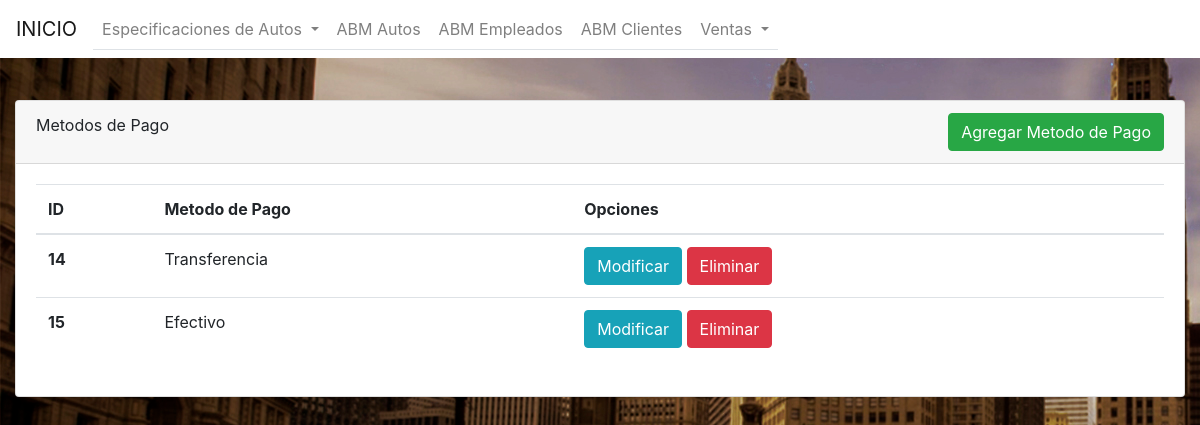
/tipo_pago_index.php, run on the app's committed database.
### tables this page shows
CREATE TABLE `tipo_pago` (
  `id` int(40) NOT NULL,
  `metodo_pago` varchar(45) NOT NULL
);

### tipo_pago_index.php (the view, shortened to what this page needs)
<!DOCTYPE html>
<html lang="en">
<head>
    <link rel="stylesheet" href="https://stackpath.bootstrapcdn.com/bootstrap/4.5.0/css/bootstrap.min.css">
    <nav class="navbar fixed-top navbar-expand-lg navbar-light bg-white">
        <a class="navbar-brand" href="index.php">INICIO</a>
        <div class="collapse navbar-collapse" id="navbarNav">
            <ul class="navbar-nav nav-tabs">
                <li class="nav-item dropdown">
                    <a class="nav-link dropdown-toggle" href="#" id="navbarDropdown" role="button" data-toggle="dropdown" aria-haspopup="true" aria-expanded="false">
                        Especificaciones de Autos
                    </a>
                </li>
                <li class="nav-item">
                    <a class="nav-link" href="autos_index.php">ABM Autos</a>
                </li>
                <li class="nav-item">
                    <a class="nav-link" href="empleado_index.php">ABM Empleados</a>
                </li>
                <li class="nav-item">
                    <a class="nav-link" href="cliente_index.php">ABM Clientes</a>
                </li>
                <li class="nav-item dropdown">
                    <a class="nav-link dropdown-toggle" href="#" id="navbarDropdown" role="button" data-toggle="dropdown" aria-haspopup="true" aria-expanded="false">
                        Ventas
                    </a>
                </li>
            </ul>
        </div>
    </nav>
</head>
<body style="background-image: url(background.jpg);">
    <div class="container-fluid" style="margin-top: 100px;">
        <div class="row justify-content-center">
            <div class="col">
                <div class="card">
                    <div class="card-header">
                        Metodos de Pago
                        <a href="tipo_pago_alta_form.php">
                            <button type="button" class="btn btn-success float-right">Agregar Metodo de Pago</button>
                        </a>
                    </div>
                    <div class="card-body">
                        <table class="table">
                            <thead>
                                <tr>
                                    <th scope="col">ID</th>
                                    <th scope="col">Metodo de Pago</th>
                                    <th scope="col">Opciones</th>
                                </tr>
                            </thead>
                            <tbody>
                                <?php
                                $conexion = mysqli_connect("localhost", "root", "", "concesionario") or die("Problemas con la conexión hacia la db.");
                                $registros = mysqli_query($conexion, "SELECT *
                          FROM tipo_pago") or die("Problemas en el select:" . mysqli_error($conexion));
                                while ($reg =  mysqli_fetch_assoc($registros)) {
                                ?>
                                    <tr>
                                        <th scope="row"><?php echo $reg['id']; ?></th>
                                        <td><?php echo $reg['metodo_pago']; ?></td>
                                        <td>
                                            <a href="tipo_pago_alta_form_edit.php?id=<?php echo $reg['id'] ?>"><button type="button" class="btn btn-info">Modificar</button></a>
                                            <a href="tipo_pago_index.php?borrar=<?php echo $reg['id'] ?>"><button type="button" name="borrar" class="btn btn-danger">Eliminar</button></a>
                                        </td>
                                    </tr>
                                <?php
                                }
                                ?>
                            </tbody>
                        </table>
                    </div>
                </div>
            </div>
        </div>
    </div>
</body>
</html>

### data on the page
tipo_pago: id "14", metodo_pago "Transferencia"
tipo_pago: id "15", metodo_pago "Efectivo"
